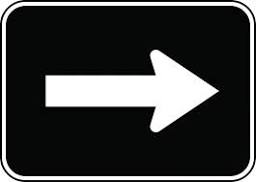
#> input picture arrow.jpg, 256 x 182 px
$ python negative.py
#> lines starting #> are read from the running program, lines starting #| are printed output that depends on the picture
import cv2
import numpy as np
import matplotlib.pyplot as plt

# Read the original image (apple.jpg)
apple = cv2.imread('arrow.jpg')
#> apple is the input picture: shape (182, 256, 3); mean B, G, R 60, 60.6, 59.4

# Convert the original image to grayscale
input_image = cv2.cvtColor(apple, cv2.COLOR_BGR2GRAY)

# Calculate the negative of the image
negative_image = 255 - input_image
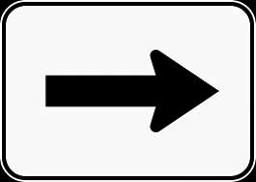
#> negative_image: shape (182, 256); min 0, max 255, mean 195

# Display the images using Matplotlib
plt.figure(figsize=(8, 4))

plt.subplot(1, 2, 1)
plt.imshow(input_image, cmap='gray')
plt.title('Original Image')
plt.axis('off')

plt.subplot(1, 2, 2)
plt.imshow(negative_image, cmap='gray')
plt.title('Negative Image')
plt.axis('off')

plt.show()
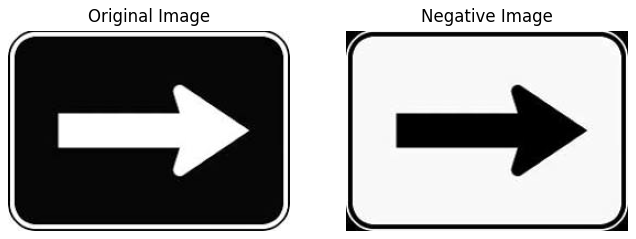
#> figure drawn by matplotlib, 2 panels

$ run again, with astro.jpg copied over arrow.jpg
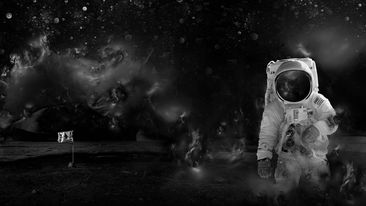
#> input picture astro.jpg, 366 x 206 px
#> apple is the input picture: shape (206, 366, 3); min 0, max 255, mean 30.5
#> `negative_image = 255 - input_image`:
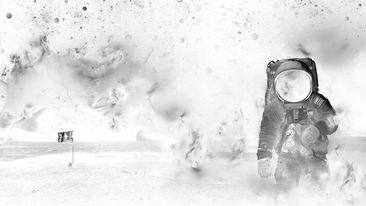
#> negative_image: shape (206, 366); min 0, max 255, mean 224.5
#> `plt.show()`:
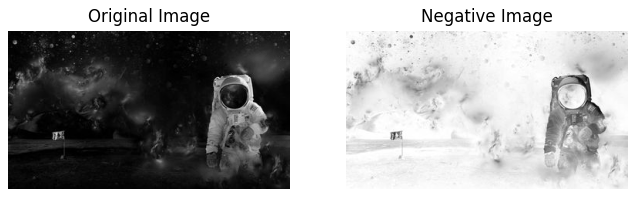
#> figure drawn by matplotlib, 2 panels
